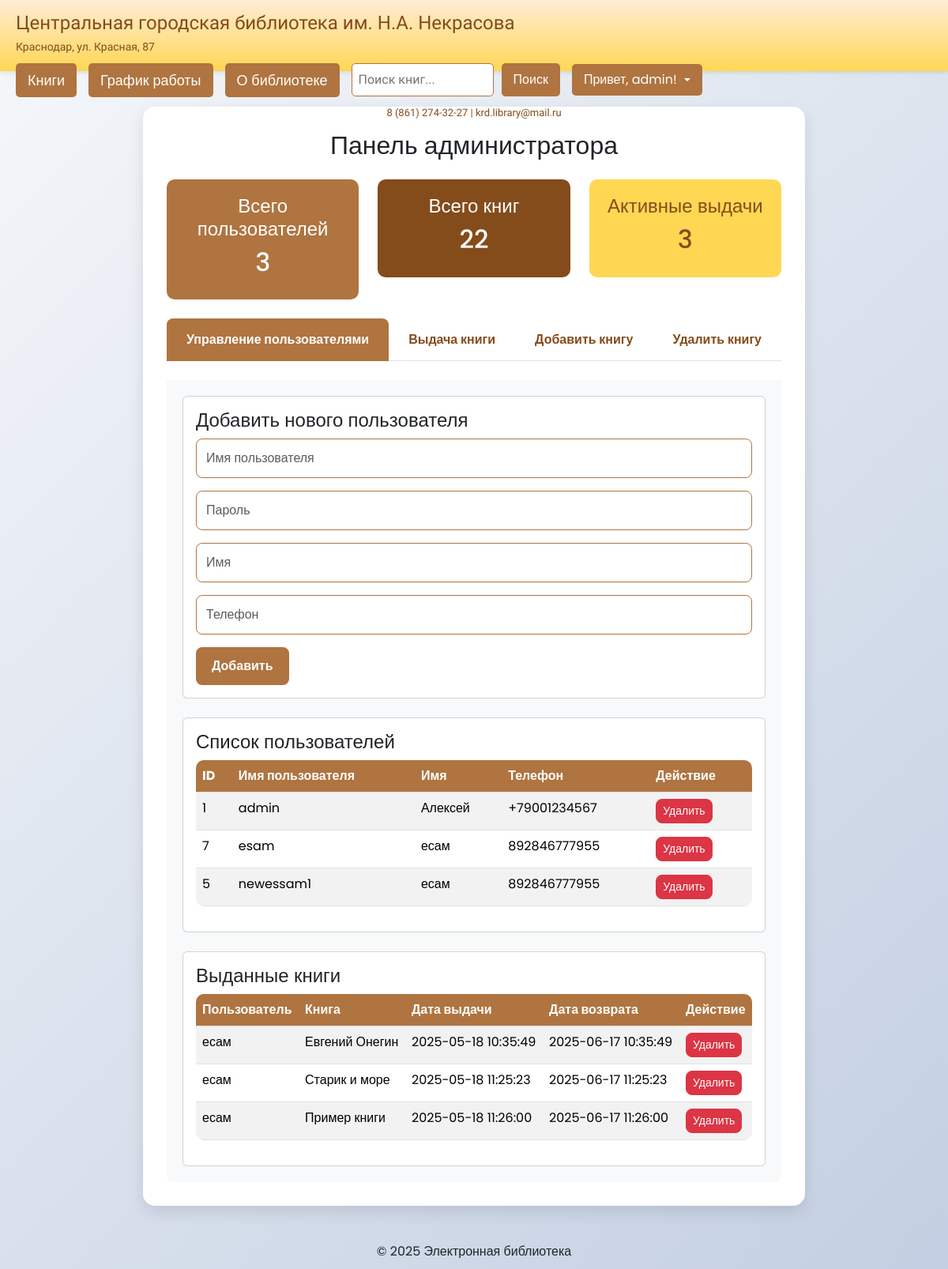
Page /admin_dashboard.php (signed in) on the committed database.
### tables this page shows
CREATE TABLE `users` (
  `ID` int(11) NOT NULL,
  `Username` varchar(50) NOT NULL,
  `Password` varchar(255) NOT NULL,
  `IsAdmin` tinyint(4) NOT NULL DEFAULT '0'
);

### admin_dashboard.php (the view, shortened to what this page needs)
<?php
$connect = new mysqli(SERVERNAME, DB_LOGIN, DB_PASSWORD, DB_NAME);
$connect->set_charset("utf8mb4");
$error = '';
$stats = [
    'users' => 0,
    'books' => 0,
    'loans' => 0
];
$result = $connect->query("SELECT COUNT(*) AS count FROM users");
if ($result) {
    $stats['users'] = $result->fetch_assoc()['count'];
} else {
    error_log("Ошибка при получении статистики пользователей: " . $connect->error);
}
$result = $connect->query("SELECT COUNT(*) AS count FROM Книга");
if ($result) {
    $stats['books'] = $result->fetch_assoc()['count'];
} else {
    error_log("Ошибка при получении статистики книг: " . $connect->error);
}
$result = $connect->query("SELECT COUNT(*) AS count FROM выданная_книга");
if ($result) {
    $stats['loans'] = $result->fetch_assoc()['count'];
} else {
    error_log("Ошибка при получении статистики выдач: " . $connect->error);
}
$users = [];
$stmt = $connect->prepare("SELECT u.ID, u.Username, p.Имя AS name, p.Телефон AS phone
                          FROM users u LEFT JOIN пользователь p ON u.ID = p.ID");
if ($stmt === false) {
    error_log("Ошибка подготовки запроса пользователей: " . $connect->error);
    $error = "Ошибка подготовки запроса пользователей: " . $connect->error;
    $result = $connect->query("SELECT u.ID, u.Username, p.Имя AS name, p.Телефон AS phone
                              FROM users u LEFT JOIN пользователь p ON u.ID = p.ID");
    if ($result) {
        while ($row = $result->fetch_assoc()) {
            $users[] = $row;
        }
    } else {
        error_log("Ошибка альтернативного запроса пользователей: " . $connect->error);
        $error .= "Ошибка альтернативного запроса пользователей: " . $connect->error;
    }
} else {
    $stmt->execute();
    $result = $stmt->get_result();
    while ($row = $result->fetch_assoc()) {
        $users[] = $row;
    }
}
$loans = [];
$stmt = $connect->prepare("SELECT вк.ID, p.Имя AS user_name, к.Название AS book_title,
                          вк.Дата_и_время_выдачи AS issue_date, вк.Дата_и_время_сдачи AS due_date
                          FROM выданная_книга вк
                          JOIN пользователь p ON вк.ID_Пользователя = p.ID
                          JOIN экземпляр_книги эк ON вк.ID_экземпляра_книги = эк.ID
                          JOIN Книга к ON эк.ID_книги = к.ID");
if ($stmt === false) {
    error_log("Ошибка подготовки запроса выдач: " . $connect->error);
    $error .= "Ошибка подготовки запроса выдач: " . $connect->error;
    $result = $connect->query("SELECT вк.ID, p.Имя AS user_name, к.Название AS book_title,
                              вк.Дата_и_время_выдачи AS issue_date, вк.Дата_и_время_сдачи AS due_date
                              FROM выданная_книга вк
                              JOIN пользователь p ON вк.ID_Пользователя = p.ID
                              JOIN экземпляр_книги эк ON вк.ID_экземпляра_книги = эк.ID
                              JOIN Книга к ON эк.ID_книги = к.ID");
    if ($result) {
        while ($row = $result->fetch_assoc()) {
            $loans[] = $row;
        }
    } else {
        error_log("Ошибка альтернативного запроса выдач: " . $connect->error);
        $error .= "Ошибка альтернативного запроса выдач: " . $connect->error;
    }
} else {
    $stmt->execute();
    $result = $stmt->get_result();
    while ($row = $result->fetch_assoc()) {
        $loans[] = $row;
    }
}
?>
<!DOCTYPE html>
<html lang="ru">
<head>
    <link href="https://cdn.jsdelivr.net/npm/bootstrap@5.3.3/dist/css/bootstrap.min.css" rel="stylesheet">
</head>
<body>
    <?php include 'header.php'; ?>
    <main>
        <div class="dashboard-container">
            <h2 class="text-center mb-4">Панель администратора</h2>
            <div class="row mb-4">
                <div class="col-md-4">
                    <div class="stats-card bg-brown-light fade-in">
                        <h4>Всего пользователей</h4>
                        <h2><?php echo $stats['users']; ?></h2>
                    </div>
                </div>
                <div class="col-md-4">
                    <div class="stats-card bg-brown-dark fade-in">
                        <h4>Всего книг</h4>
                        <h2><?php echo $stats['books']; ?></h2>
                    </div>
                </div>
                <div class="col-md-4">
                    <div class="stats-card bg-yellow-light fade-in">
                        <h4>Активные выдачи</h4>
                        <h2><?php echo $stats['loans']; ?></h2>
                    </div>
                </div>
            </div>
            <ul class="nav nav-tabs mb-4">
                <li class="nav-item">
                    <a class="nav-link active" data-bs-toggle="tab" href="#users">Управление пользователями</a>
                </li>
                <li class="nav-item">
                    <a class="nav-link" data-bs-toggle="tab" href="#issue">Выдача книги</a>
                </li>
                <li class="nav-item">
                    <a class="nav-link" data-bs-toggle="tab" href="#add_book">Добавить книгу</a>
                </li>
                <li class="nav-item">
                    <a class="nav-link" data-bs-toggle="tab" href="#delete_book">Удалить книгу</a>
                </li>
            </ul>
            <div class="tab-content">
                <div class="tab-pane fade show active" id="users">
                    <div class="card mb-4">
                        <div class="card-body">
                            <h4 class="card-title">Добавить нового пользователя</h4>
                            <form method="POST">
                                <div class="mb-3">
                                    <input type="text" name="username" class="form-control" placeholder="Имя пользователя" required>
                                </div>
                                <div class="mb-3">
                                    <input type="password" name="password" class="form-control" placeholder="Пароль" required>
                                </div>
                                <div class="mb-3">
                                    <input type="text" name="name" class="form-control" placeholder="Имя" required>
                                </div>
                                <div class="mb-3">
                                    <input type="text" name="phone" class="form-control" placeholder="Телефон" required>
                                </div>
                                <button type="submit" class="btn btn-primary">Добавить</button>
                            </form>
                        </div>
                    </div>
                    <div class="card">
                        <div class="card-body">
                            <h4 class="card-title">Список пользователей</h4>
                            <?php if (empty($users)): ?>
                                <p>Пользователи отсутствуют.</p>
                            <?php else: ?>
                                <table class="table table-striped">
                                    <thead>
                                        <tr>
                                            <th>ID</th>
                                            <th>Имя пользователя</th>
                                            <th>Имя</th>
                                            <th>Телефон</th>
                                            <th>Действие</th>
                                        </tr>
                                    </thead>
                                    <tbody>
                                        <?php foreach ($users as $user): ?>
                                            <tr>
                                                <td><?php echo $user['ID']; ?></td>
                                                <td><?php echo htmlspecialchars($user['Username']); ?></td>
                                                <td><?php echo htmlspecialchars($user['name']); ?></td>
                                                <td><?php echo htmlspecialchars($user['phone']); ?></td>
                                                <td>
                                                    <a href="/admin_dashboard.php?delete_user=<?php echo $user['ID']; ?>" class="btn btn-danger btn-sm" onclick="return confirm('Вы уверены, что хотите удалить пользователя?');">Удалить</a>
                                                </td>
                                            </tr>
                                        <?php endforeach; ?>
                                    </tbody>
                                </table>
                            <?php endif; ?>
                        </div>
                    </div>
                    <div class="card mt-4">
                        <div class="card-body">
                            <h4 class="card-title">Выданные книги</h4>
                            <?php if (empty($loans)): ?>
                                <p>Нет выданных книг.</p>
                            <?php else: ?>
                                <table class="table table-striped">
                                    <thead>
                                        <tr>
                                            <th>Пользователь</th>
                                            <th>Книга</th>
                                            <th>Дата выдачи</th>
                                            <th>Дата возврата</th>
                                            <th>Действие</th>
                                        </tr>
                                    </thead>
                                    <tbody>
                                        <?php foreach ($loans as $loan): ?>
                                            <tr>
                                                <td><?php echo htmlspecialchars($loan['user_name']); ?></td>
                                                <td><?php echo htmlspecialchars($loan['book_title']); ?></td>
                                                <td><?php echo htmlspecialchars($loan['issue_date']); ?></td>
                                                <td><?php echo htmlspecialchars($loan['due_date']); ?></td>
                                                <td>
                                                    <a href="/admin_dashboard.php?delete_loan=<?php echo $loan['ID']; ?>" class="btn btn-danger btn-sm" onclick="return confirm('Вы уверены, что хотите удалить запись о выдаче?');">Удалить</a>
                                                </td>
                                            </tr>
                                        <?php endforeach; ?>
                                    </tbody>
                                </table>
                            <?php endif; ?>
                        </div>
                    </div>
                </div>
            </div>
        </div>
    </main>
    <footer class="text-center py-3">
        <p>© <?php echo date('Y'); ?> Электронная библиотека</p>
    </footer>
</body>
</html>

### header.php (shortened to what this page needs)
<?php
$username = isset($_SESSION['username']) ? htmlspecialchars($_SESSION['username']) : 'Гость';
?>
<!DOCTYPE html>
<html lang="ru">
<head>
    <link rel="stylesheet" href="/main.css">
</head>
<body>
    <header>
        <div class="header-content">
            <div class="header-top">
                <div class="header-logo">
                    <h1>Центральная городская библиотека им. Н.А. Некрасова</h1>
                    <p>Краснодар, ул. Красная, 87</p>
                </div>
                <nav>
                    <a href="/index.php" class="button">Книги</a>
                    <a href="/schedule/index.php" class="button">График работы</a>
                    <a href="/about/index.php" class="button">О библиотеке</a>
                    <form class="search-form" method="GET" action="/index.php">
                        <input type="text" name="search" placeholder="Поиск книг..." value="<?php echo isset($_GET['search']) ? htmlspecialchars($_GET['search']) : ''; ?>">
                        <button type="submit">Поиск</button>
                    </form>
                    <div class="dropdown">
                        <a href="#" class="dropdown-toggle">Привет, <?php echo $username; ?>!</a>
                    </div>
                </nav>
            </div>
            <div class="contact-info">
                <p>8 (861) 274-32-27 | <a href="mailto:krd.library@mail.ru" style="color: rgb(132, 76, 27); text-decoration: none;">krd.library@mail.ru</a></p>
            </div>
        </div>
    </header>

### main.css (style rules this page uses)
body { width: 100%; max-width: 2000px; margin: auto; padding: 0; background-color: rgb(255, 236, 214); }
header { display: flex; background: linear-gradient(0deg, rgba(245,197,139,1) 0%, rgba(255,215,167,1) 50%, rgba(245,197,139,1) 100%); height: 90px; }
.button { display: flex; justify-content: center; align-items: center; text-align: center; padding-left: 13px; padding-right: 13px; text-decoration: none; color: black; font-size: 18px; font-family: Georgia, 'Times New Roman', Times, serif; -webkit-transition-duration: 0.5s; transition-duration: 0.5s; }
main { display: flex; flex-wrap: wrap; justify-content: center; margin-top: 15px; }
footer { height: 50px; }

### admin_dashboard.php (style rules this page uses)
body { font-family: 'Poppins', sans-serif; background: linear-gradient(135deg, #f5f7fa 0%, #c3cfe2 100%); min-height: 100vh; }
.dashboard-container { max-width: 1400px; margin: 30px auto; background: #fff; border-radius: 15px; box-shadow: 0 8px 20px rgba(0, 0, 0, 0.1); padding: 30px; }
.stats-card { border-radius: 10px; padding: 20px; color: white; text-align: center; transition: transform 0.3s ease; }
.stats-card.bg-brown-light { background: rgb(175, 116, 64); }
.stats-card.bg-brown-dark { background: rgb(132, 76, 27); }
.stats-card.bg-yellow-light { background: rgb(255, 215, 83); color: rgb(132, 76, 27); }
.nav-tabs .nav-link { font-weight: 600; color: rgb(132, 76, 27); border: none; padding: 15px 25px; transition: background 0.3s ease; }
.nav-tabs .nav-link.active { background: rgb(175, 116, 64); color: white; border-radius: 8px 8px 0 0; }
.tab-content { padding: 20px; background: #f8f9fa; border-radius: 0 0 8px 8px; }
.table { background: #fff; border-radius: 10px; overflow: hidden; }
.table th { background: rgb(175, 116, 64); color: white; }
.form-control, .form-select { border-radius: 8px; padding: 12px; border: 1px solid rgb(175, 116, 64); }
.btn-primary { background: rgb(175, 116, 64); border: none; border-radius: 8px; padding: 12px 20px; font-weight: 600; }
.btn-danger { border-radius: 8px; }
.fade-in { animation: fadeIn 0.5s ease-in; }

### header.php (style rules this page uses)
header { background: linear-gradient(to bottom, rgb(255, 236, 214), rgb(255, 215, 83)); padding: 15px 0; box-shadow: 0 2px 5px rgba(0, 0, 0, 0.1); position: sticky; top: 0; z-index: 1000; }
.header-content { max-width: 1200px; margin: 0 auto; padding: 0 20px; }
.header-top { display: flex; justify-content: space-between; align-items: center; flex-wrap: wrap; gap: 10px; }
.header-logo h1 { font-family: Georgia, 'Times New Roman', Times, serif; color: rgb(132, 76, 27); font-size: 24px; margin: 0; }
.header-logo p { font-family: Georgia, 'Times New Roman', Times, serif; color: rgb(132, 76, 27); font-size: 14px; margin: 5px 0 0; }
nav { display: flex; gap: 15px; align-items: center; }
nav a.button { font-family: Poppins, sans-serif; color: white; background: rgb(175, 116, 64); padding: 8px 15px; border-radius: 5px; text-decoration: none; transition: background 0.3s ease; }
.search-form { display: flex; gap: 10px; }
.search-form input { padding: 8px; border: 1px solid rgb(175, 116, 64); border-radius: 5px; font-family: Georgia, 'Times New Roman', Times, serif; width: 180px; }
.search-form button { padding: 8px 15px; background: rgb(175, 116, 64); color: white; border: none; border-radius: 5px; cursor: pointer; font-family: Poppins, sans-serif; }
.dropdown { position: relative; }
.dropdown-toggle { font-family: Poppins, sans-serif; color: white; background: rgb(175, 116, 64); padding: 8px 15px; border-radius: 5px; text-decoration: none; display: inline-flex; align-items: center; gap: 5px; }
.contact-info { text-align: center; margin-top: 10px; font-family: Georgia, 'Times New Roman', Times, serif; color: rgb(132, 76, 27); font-size: 13px; }

### rows in the picture
users: ID "1", Username "admin", пользователь.Имя "Алексей", пользователь.Телефон "+79001234567"
users: ID "7", Username "esam", пользователь.Имя "есам", пользователь.Телефон "892846777955"
users: ID "5", Username "newessam1", пользователь.Имя "есам", пользователь.Телефон "892846777955"

### other values in the picture
$username "admin"
$stats['users'] "3"
$stats['books'] "22"
$stats['loans'] "3"
$loan['user_name'] "есам"
$loan['book_title'] "Евгений Онегин"
$loan['issue_date'] "2025-05-18 10:35:49"
$loan['due_date'] "2025-06-17 10:35:49"
$loan['book_title'] "Старик и море"
$loan['issue_date'] "2025-05-18 11:25:23"
$loan['due_date'] "2025-06-17 11:25:23"
$loan['book_title'] "Пример книги"
$loan['issue_date'] "2025-05-18 11:26:00"
$loan['due_date'] "2025-06-17 11:26:00"
